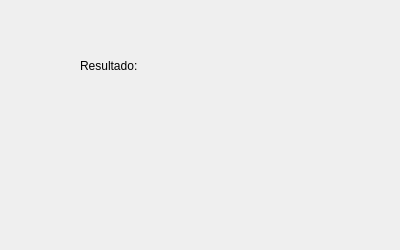
<?xml version="1.0" encoding="UTF-8"?>
<ui version="4.0">
 <class>Dialog</class>
 <widget class="QDialog" name="Dialog">
  <property name="geometry">
   <rect>
    <x>0</x>
    <y>0</y>
    <width>400</width>
    <height>250</height>
   </rect>
  </property>
  <property name="windowTitle">
   <string>Dialog</string>
  </property>
  <widget class="QLabel" name="label">
   <property name="geometry">
    <rect>
     <x>80</x>
     <y>50</y>
     <width>151</width>
     <height>31</height>
    </rect>
   </property>
   <property name="styleSheet">
    <string notr="true">font: 10pt &quot;Yu Gothic UI&quot;;
</string>
   </property>
   <property name="text">
    <string>Resultado:</string>
   </property>
  </widget>
  <widget class="QLabel" name="lbl_resultado">
   <property name="geometry">
    <rect>
     <x>80</x>
     <y>100</y>
     <width>261</width>
     <height>31</height>
    </rect>
   </property>
   <property name="styleSheet">
    <string notr="true">font: 9pt &quot;Yu Gothic UI&quot;;
</string>
   </property>
   <property name="text">
    <string/>
   </property>
   <property name="alignment">
    <set>Qt::AlignCenter</set>
   </property>
  </widget>
 </widget>
 <resources/>
 <connections/>
</ui>
